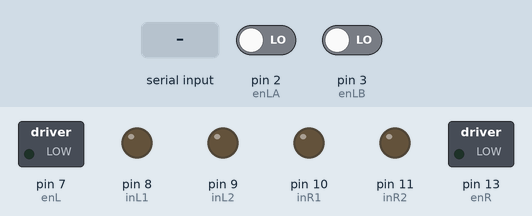
Simulated run of this sketch. Board: Arduino Uno, built with avr-gcc and run on an emulated ATmega328P. On the bench: switched loads named in the sketch (green lamp = pin HIGH), output pins drawn as LEDs (lit = HIGH). The test bench sets the inputs (shaded band); at power-on: pin 2 (enLA) LOW, pin 3 (enLB) LOW. What the sketch prints to the serial monitor is not drawn.

Above: at 1.2 s.
1.3 s: "2" received over Serial
At 2.4 s:
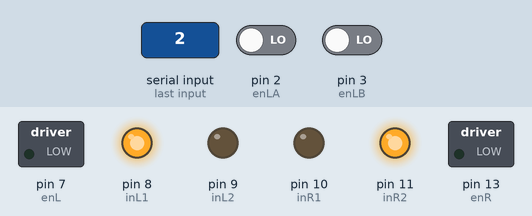
2.8 s: "4" received over Serial
At 3.6 s:
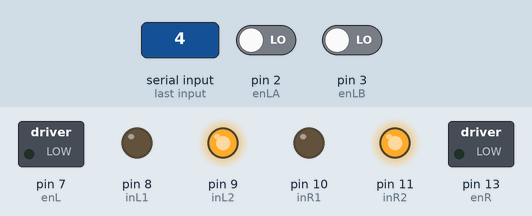
4.3 s: "5" received over Serial
At 4.9 s:
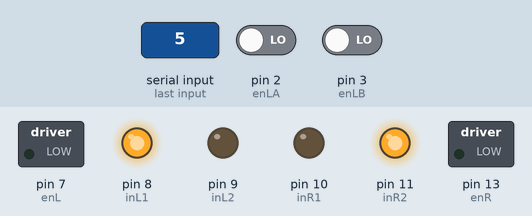
5.8 s: "0" received over Serial
At 7.0 s:
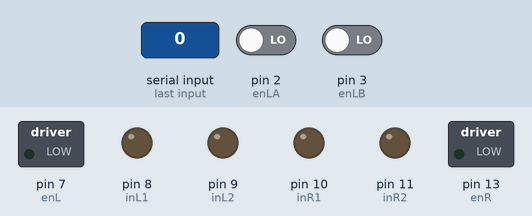
Timing chart, 0 to 8.3 s (numbered marks = the images above; inputs shaded):
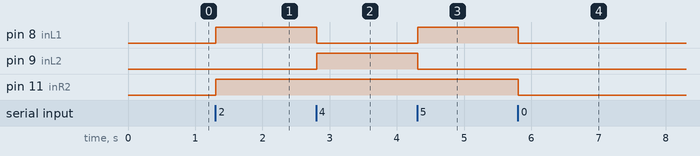

The sketch:

EncoderRun.ino
```cpp
#include <TimerOne.h>
// Motor control pins
const int enL = 7;   // PWM pin for left motor
const int inL1 = 8;  // Motor direction pin 1 for left motor
const int inL2 = 9;  // Motor direction pin 2 for left motor
const int enR = 13;  // PWM pin for right motor
const int inR1 = 10; // Motor direction pin 1 for right motor
const int inR2 = 11; // Motor direction pin 2 for right motor

// Encoder pins
const int enLA = 2;  // Encoder A pin for left motor
const int enLB = 3;  // Encoder B pin for left motor
const int enRA = 18; // Encoder A pin for right motor
const int enRB = 19; // Encoder B pin for right motor

// Control constants
const float d = 0.189;    // Distance between wheels (meters)
const float r = 0.0225; // Radius of the wheels (meters)
const float T = 0.05;      // Time step (seconds)
const float h = 0.21;     // Offset in angle calculation

// Encoder constantss
const int encoderCountsPerRevolution = 700; // 1:50 encoder with 7 pulses per revolution
const float wheelDiameter = 0.0225*2; // Diameter of the wheel in meters
//const float M_PI = 3.14159265358979323846;
const float wheelCircumference = wheelDiameter * M_PI ; // Wheel circumference

// Robot state variables
float x = 0.0;     // Current X position (meters)
float y = 0.0;     // Current Y position (meters)
float theta = 0.0; // Current orientation (radians)

// Encoder counts and speed control
volatile int leftEnCount = 0;
volatile int rightEnCount = 0;
const int K = 30;  // Adjustment factor for speed control
float dl;
float dr;
unsigned long previousMillis = 0;
const long interval = 100;
bool isMoving = false;
void setup() {
  Timer1.initialize(T*1000000);
  Timer1.attachInterrupt(calculateCoordinates);
  Serial.begin(115200);

  // Setup encoder interrupts
  attachInterrupt(digitalPinToInterrupt(enLA), leftEnISRA, RISING);
  attachInterrupt(digitalPinToInterrupt(enLB), leftEnISRB, RISING);
  attachInterrupt(digitalPinToInterrupt(enRA), rightEnISRA, RISING);
  attachInterrupt(digitalPinToInterrupt(enRB), rightEnISRB, RISING);

  // Set all the motor control pins to outputs
  pinMode(enR, OUTPUT);
  pinMode(enL, OUTPUT);
  pinMode(inR1, OUTPUT);
  pinMode(inR2, OUTPUT);
  pinMode(inL1, OUTPUT);
  pinMode(inL2, OUTPUT);

  // Turn off motors - Initial state
  digitalWrite(inR1, LOW);
  digitalWrite(inR2, LOW);
  digitalWrite(inL1, LOW);
  digitalWrite(inL2, LOW);
}

void loop() {
if (Serial.available()> 0){
    char command = Serial.read();
    if (command == '2'){
      moveForward();
//      calculateCoordinates();
//      printCoordinates();
    }

    else if(command =='4'){
      turnLeft();
    }
    else if(command =='5'){
      turnRight();
    }
    else if(command =='0'){
      stop();
    }
  }
  delay(10);
}


void moveForward() {
    analogWrite(enR, 107);
    analogWrite(enL, 85);
    digitalWrite(inL1, HIGH);
    digitalWrite(inL2, LOW);
    digitalWrite(inR1, LOW);
    digitalWrite(inR2, HIGH);

}

void turnLeft(){
   analogWrite(enR, 100);
   analogWrite(enL, 0);
  digitalWrite(inL1, LOW);
  digitalWrite(inL2, HIGH);
  digitalWrite(inR1, LOW);
  digitalWrite(inR2, HIGH);

}
void turnRight() {
  analogWrite(enR, 0);
  analogWrite(enL, 80);
  digitalWrite(inL1, HIGH);
  digitalWrite(inL2, LOW);
  digitalWrite(inR1, LOW);
  digitalWrite(inR2, HIGH);
}
// Encoder ISR for left wheel
void leftEnISRA() {
  leftEnCount++;
}

void leftEnISRB() {
  leftEnCount++;
}

// Encoder ISR for right wheel
void rightEnISRA() {
  rightEnCount++;
}

void rightEnISRB() {
  rightEnCount++;
}

// Stop the motors
void stop() {
  digitalWrite(inR1, LOW);
  digitalWrite(inR2, LOW);
  digitalWrite(inL1, LOW);
  digitalWrite(inL2, LOW);
}

void calculateCoordinates(){

 dr = float(rightEnCount/float(encoderCountsPerRevolution+300)* wheelCircumference);
 dl = float(leftEnCount/float(encoderCountsPerRevolution)* wheelCircumference);
//   Serial.print("rightcount:");
//    Serial.println(rightEnCount);
//    Serial.print("leftcount:");
//    Serial.println(leftEnCount);
//
    theta += (dr - dl) / d;

  x += (dl + dr) / 2.0 * cos(theta);
  y += (dl + dr) / 2.0 * sin(theta);


  rightEnCount = 0;
  leftEnCount = 0;

  Serial.print(x);
  Serial.print(",");
  Serial.print(y);
  Serial.print(",");
  Serial.println(theta);
//    Serial.print("dr:");
//    Serial.println(dr);
//    Serial.print("dl:");
//    Serial.println(dl);


}
```

Measured:
- after the input at 1.3 s, pin 8 (inL1), pin 11 (inR2): LOW → HIGH at once
- after the input at 2.8 s, pin 8 (inL1): HIGH → LOW at once; pin 9 (inL2): LOW → HIGH at once
- after the input at 4.3 s, pin 8 (inL1): LOW → HIGH at once; pin 9 (inL2): HIGH → LOW at once
- after the input at 5.8 s, pin 8 (inL1), pin 11 (inR2): HIGH → LOW at once
